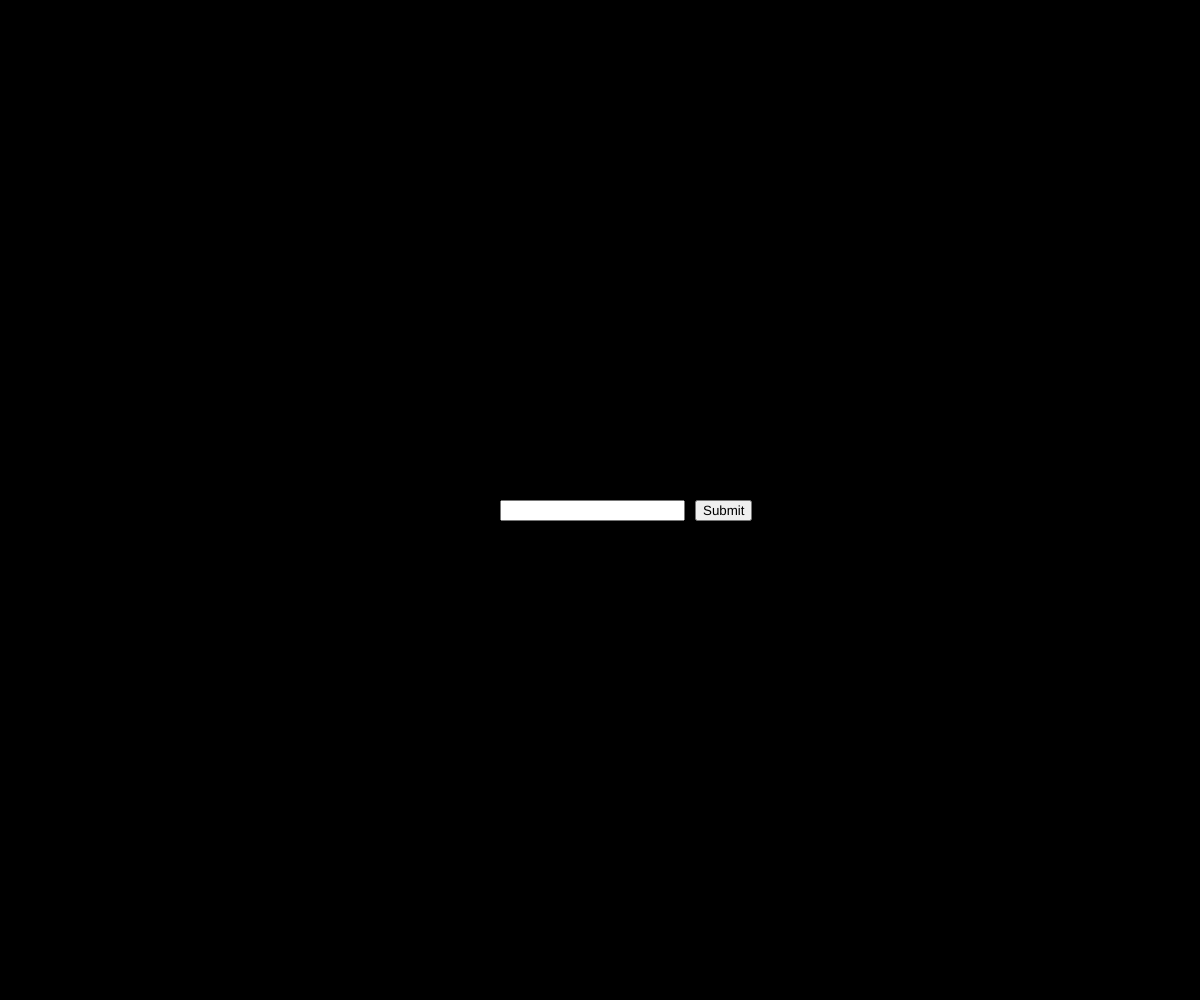
Frame 1 (no input)
Frame 60 (no input): identical to frame 1, image omitted
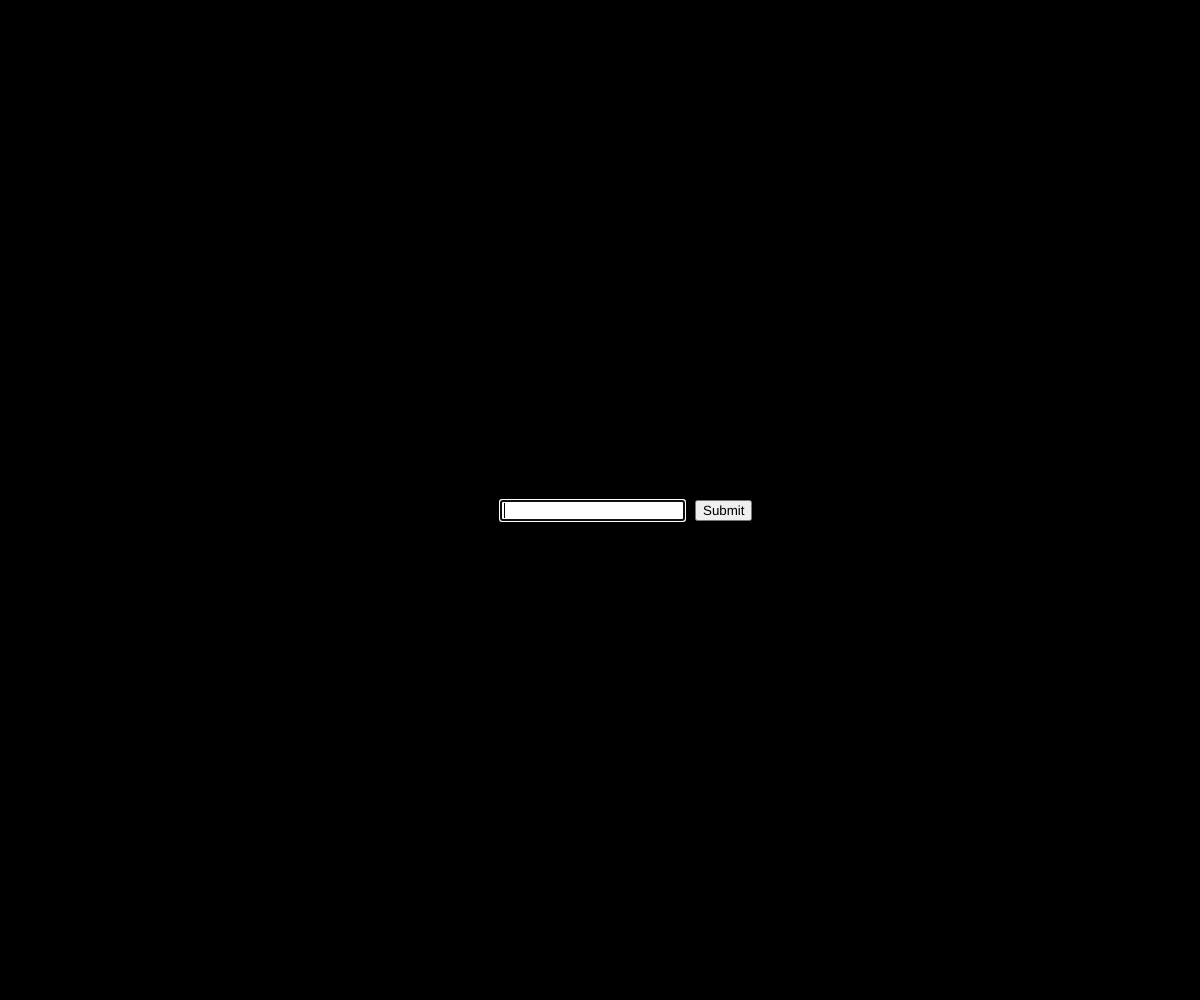
Frame 120 (the mouse pressed at the canvas centre since frame 60)

The p5.js sketch that drew these frames (run headless with seeded random() and noise() and a simulated clock; from frame 60 on, the mouse is pressed at the canvas centre):

// p5.js sketch
// ── sketch.js
let nameInput;
let submitButton;
let meaningText;

const nameMeanings = {
  "john": "God is gracious",
  "mary": "Wished-for child",
  "david": "Beloved",
  // Add more names and meanings here
};

function setup() {
  createCanvas(windowWidth, windowHeight);

  nameInput = createInput();
  nameInput.position(width / 2 - 100, height / 2);

  submitButton = createButton("Submit");
  submitButton.position(nameInput.x + nameInput.width + 10, nameInput.y);
  submitButton.mousePressed(submitName);

  meaningText = createElement("p");
  meaningText.position(width / 2 - 100, height / 2 + 40);
  meaningText.style("color", "#ffffff");
  meaningText.style("font-size", "18px");
  meaningText.style("text-align", "center");
}

function draw() {
  background(0);
  // Add your p5.js drawing code here
}

function submitName() {
  const name = nameInput.value().toLowerCase();
  const meaning = nameMeanings[name];

  if (meaning) {
    meaningText.html(`The meaning of the name '${capitalizeFirstLetter(name)}' is: <br>${meaning}`);
  } else {
    meaningText.html(`Sorry, the meaning of the name '${capitalizeFirstLetter(name)}' could not be found.`);
  }

  nameInput.value("");
}

function capitalizeFirstLetter(string) {
  return string.charAt(0).toUpperCase() + string.slice(1);
}

// Add your p5.js sketch code below
